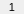
        <widget class="PyDMFrame" name="composite_6">
          <property name="geometry">
            <rect>
              <x>26</x>
              <y>30</y>
              <width>24</width>
              <height>14</height>
            </rect>
          </property>
          <property name="sizePolicy">
            <sizepolicy hsizetype="Ignored" vsizetype="Ignored">
              <horstretch>0</horstretch>
              <verstretch>0</verstretch>
            </sizepolicy>
          </property>
          <layout class="QGridLayout" name="gridLayout_7" columnstretch="24" rowstretch="1,12,1">
            <property name="leftMargin">
              <number>0</number>
            </property>
            <property name="topMargin">
              <number>0</number>
            </property>
            <property name="rightMargin">
              <number>0</number>
            </property>
            <property name="bottomMargin">
              <number>0</number>
            </property>
            <property name="horizontalSpacing">
              <number>0</number>
            </property>
            <property name="verticalSpacing">
              <number>0</number>
            </property>
            <item row="1" column="1">
              <widget class="PyDMRelatedDisplayButton" name="related_display_6">
                <property name="geometry">
                  <rect>
                    <x>12</x>
                    <y>1</y>
                    <width>12</width>
                    <height>12</height>
                  </rect>
                </property>
                <property name="sizePolicy">
                  <sizepolicy hsizetype="Ignored" vsizetype="Ignored">
                    <horstretch>0</horstretch>
                    <verstretch>0</verstretch>
                  </sizepolicy>
                </property>
                <property name="showIcon" stdset="0">
                  <bool>true</bool>
                </property>
                <property name="font">
                  <font>
                    <pointsize>7</pointsize>
                  </font>
                </property>
                <property name="styleSheet">
                  <string notr="true">PyDMRelatedDisplayButton#related_display_6 {
  color: rgb(0, 0, 0);
  background-color: rgb(115, 223, 255);
  }</string>
                </property>
                <property name="titles" stdset="0">
                  <stringlist>
                    <string>m1</string>
                  </stringlist>
                </property>
                <property name="filenames" stdset="0">
                  <stringlist>
                    <string>motorx_more.ui</string>
                  </stringlist>
                </property>
                <property name="macros" stdset="0">
                  <stringlist>
                    <string>P=${P},M=m1</string>
                  </stringlist>
                </property>
                <property name="openInNewWindow" stdset="0">
                  <bool>true</bool>
                </property>
              </widget>
            </item>
            <item row="1" column="0">
              <widget class="PyDMDrawingRectangle" name="rectangle_47">
                <property name="geometry">
                  <rect>
                    <x>0</x>
                    <y>1</y>
                    <width>24</width>
                    <height>12</height>
                  </rect>
                </property>
                <property name="sizePolicy">
                  <sizepolicy hsizetype="Ignored" vsizetype="Ignored">
                    <horstretch>0</horstretch>
                    <verstretch>0</verstretch>
                  </sizepolicy>
                </property>
                <property name="brush" stdset="0">
                  <brush brushstyle="NoBrush">
                    <color alpha="255">
                      <red>115</red>
                      <green>255</green>
                      <blue>107</blue>
                    </color>
                  </brush>
                </property>
                <property name="penStyle" stdset="0">
                  <enum>Qt::SolidLine</enum>
                </property>
                <property name="penColor" stdset="0">
                  <color>
                    <red>115</red>
                    <green>255</green>
                    <blue>107</blue>
                  </color>
                </property>
                <property name="penWidth" stdset="0">
                  <double>2.0</double>
                </property>
                <property name="penCapStyle" stdset="0">
                  <enum>Qt::FlatCap</enum>
                </property>
                <property name="rules" stdset="0">
                  <string>[{&quot;name&quot;: &quot;visibility&quot;, &quot;property&quot;: &quot;Visible&quot;, &quot;channels&quot;: [{&quot;channel&quot;: &quot;ca://${P}m1.DMOV&quot;, &quot;trigger&quot;: true, &quot;use_enum&quot;: false}], &quot;expression&quot;: &quot;ch[0]==0&quot;}]</string>
                </property>
                <property name="toolTip">
                  <string>rectangle_47</string>
                </property>
              </widget>
            </item>
            <item row="1" column="0">
              <widget class="PyDMDrawingRectangle" name="rectangle_48">
                <property name="geometry">
                  <rect>
                    <x>0</x>
                    <y>1</y>
                    <width>24</width>
                    <height>12</height>
                  </rect>
                </property>
                <property name="sizePolicy">
                  <sizepolicy hsizetype="Ignored" vsizetype="Ignored">
                    <horstretch>0</horstretch>
                    <verstretch>0</verstretch>
                  </sizepolicy>
                </property>
                <property name="brush" stdset="0">
                  <brush brushstyle="SolidPattern">
                    <color alpha="255">
                      <red>174</red>
                      <green>174</green>
                      <blue>174</blue>
                    </color>
                  </brush>
                </property>
                <property name="penStyle" stdset="0">
                  <enum>Qt::SolidLine</enum>
                </property>
                <property name="penColor" stdset="0">
                  <color>
                    <red>174</red>
                    <green>174</green>
                    <blue>174</blue>
                  </color>
                </property>
                <property name="penWidth" stdset="0">
                  <double>0</double>
                </property>
                <property name="penCapStyle" stdset="0">
                  <enum>Qt::FlatCap</enum>
                </property>
                <property name="toolTip">
                  <string>rectangle_48</string>
                </property>
              </widget>
            </item>
            <item row="0" column="0" rowspan="3">
              <widget class="QLabel" name="text_7">
                <property name="geometry">
                  <rect>
                    <x>0</x>
                    <y>0</y>
                    <width>24</width>
                    <height>14</height>
                  </rect>
                </property>
                <property name="sizePolicy">
                  <sizepolicy hsizetype="Ignored" vsizetype="Ignored">
                    <horstretch>0</horstretch>
                    <verstretch>0</verstretch>
                  </sizepolicy>
                </property>
                <property name="text">
                  <string>1</string>
                </property>
                <property name="font">
                  <font>
                    <pointsize>8</pointsize>
                  </font>
                </property>
                <property name="brush" stdset="0">
                  <brush brushstyle="SolidPattern">
                    <color alpha="255">
                      <red>0</red>
                      <green>0</green>
                      <blue>0</blue>
                    </color>
                  </brush>
                </property>
                <property name="toolTip">
                  <string>text_7</string>
                </property>
                <property name="alignment">
                  <set>Qt::AlignCenter</set>
                </property>
                <property name="styleSheet">
                  <string notr="true">QLabel#text_7 {
  color: rgb(0, 0, 0);
  }</string>
                </property>
              </widget>
            </item>
          </layout>
        </widget>
